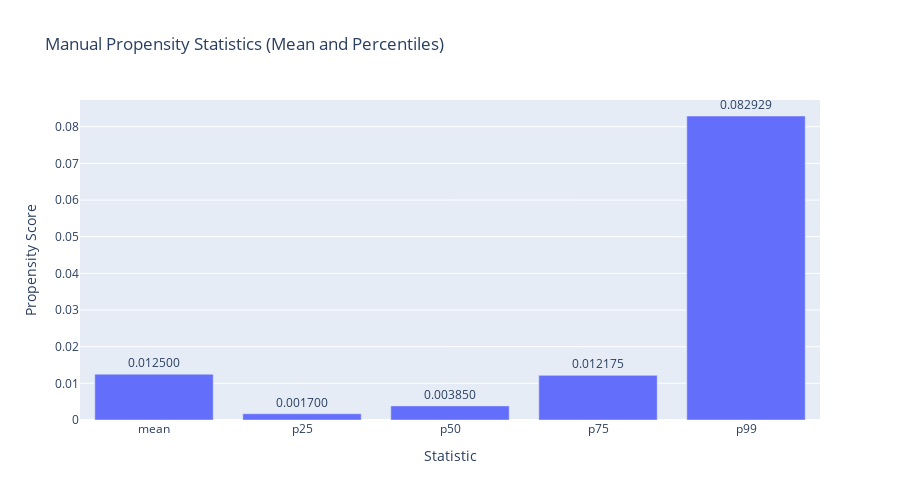

The notebook cell this image was saved under:
### Code cell
# Plot the statistics as a bar chart
fig = px.bar(stats_df, 
             x='statistic', 
             y='value',
             title='Manual Propensity Statistics (Mean and Percentiles)',
             labels={'statistic': 'Statistic', 'value': 'Propensity Value'},
             text='value',
             height=500)

fig.update_traces(
    texttemplate='%{text:.6f}',
    textposition='outside'
)

fig.update_layout(
    xaxis={'categoryorder': 'array', 'categoryarray': ['mean', 'p25', 'p50', 'p75', 'p99']},
    yaxis_title='Propensity Score'
)

fig.show()

### Figure 1 — Plotly figure (JSON) as saved in the notebook; plotly's stock layout.template omitted (floating-point values rounded to 4 significant figures)
{"data": [{"hovertemplate": "Statistic=%{x}<br>Propensity Value=%{text}<extra></extra>", "legendgroup": "", "marker": {"color": "#636efa", "pattern": {"shape": ""}}, "name": "", "orientation": "v", "showlegend": false, "text": [0.0125, 0.0017, 0.00385, 0.01218, 0.08293], "textposition": "outside", "texttemplate": "%{text:.6f}", "type": "bar", "x": ["mean", "p25", "p50", "p75", "p99"], "xaxis": "x", "y": [0.0125, 0.0017, 0.00385, 0.01218, 0.08293], "yaxis": "y"}], "layout": {"barmode": "relative", "height": 500, "legend": {"tracegroupgap": 0}, "title": {"text": "Manual Propensity Statistics (Mean and Percentiles)"}, "xaxis": {"anchor": "y", "categoryarray": ["mean", "p25", "p50", "p75", "p99"], "categoryorder": "array", "domain": [0, 1], "title": {"text": "Statistic"}}, "yaxis": {"anchor": "x", "domain": [0, 1], "title": {"text": "Propensity Score"}}}}
